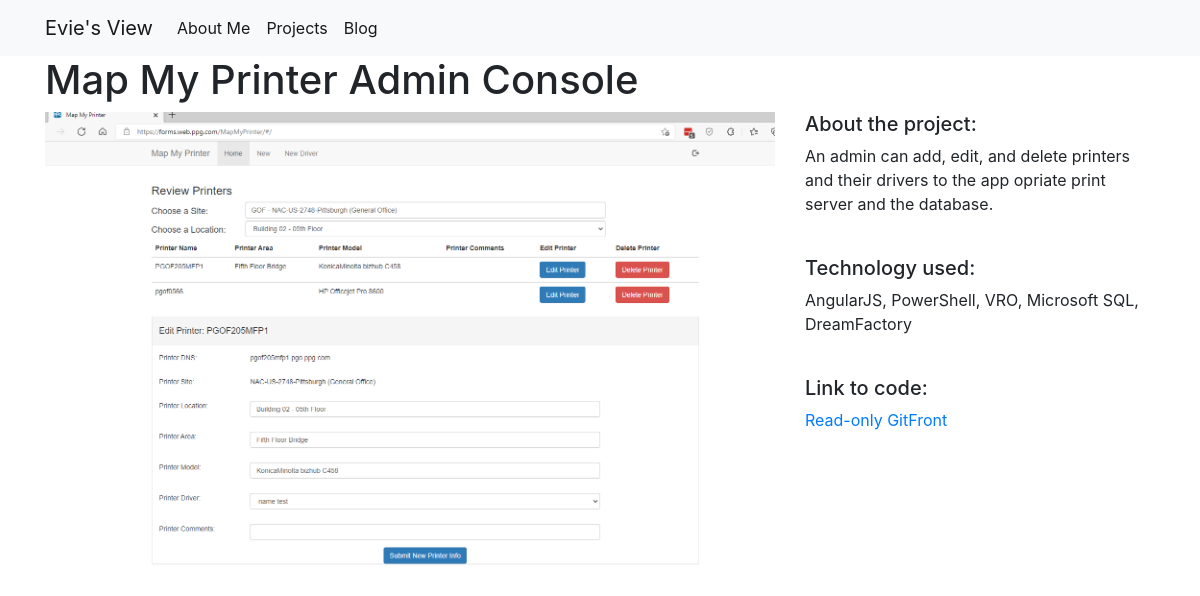
/projects/1/, run on the app's committed database.
### projects/models.py (models this page shows)
class Project(models.Model):
    title = models.CharField(max_length=100)
    description = models.TextField()
    technology = models.CharField(max_length=20)
    image = models.FilePathField(path="/img")
    link = models.URLField()

### projects/views.py (the view)
# urls.py: path("<int:pk>/", views.project_detail, name="project_detail"),
def project_detail(request, pk):
    project = Project.objects.get(pk=pk)
    context = {"project": project}
    return render(request, "project_detail.html", context)

### projects/templates/project_detail.html
{% extends "base.html" %}
{% load static %}
{% block page_content %}
<h1>{{ project.title }}</h1>
<div class="row">
    <div class="col-md-8">
        <img src="{% static project.image %}" alt="" width="100%">
    </div>
    <div class="col-md-4">
        <h5>About the project:</h5>
        <p>{{ project.description }}</p>
        <br>
        <h5>Technology used:</h5>
        <p>{{ project.technology }}</p>
        <br>
        <h5>Link to code:</h5>
        <p><a href="{{ project.link }}">Read-only GitFront</a></p>
    </div>
</div>
{% endblock %}

### projects/static/css/style.css (style rules this page uses)
p { font-size: 16px; }

### data on the page
Project: title "Map My Printer Admin Console", image (picture), description "An admin can add, edit, and delete printers and their drivers to the app opriate print server and the database.", technology "AngularJS, PowerShell, VRO, Microsoft SQL, DreamFactory"
